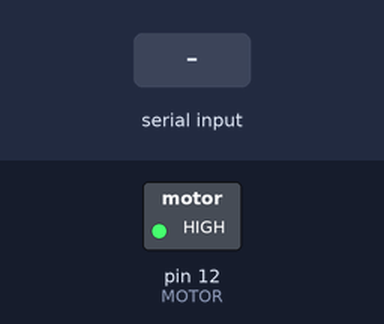
The sketch below on a simulated Arduino Uno, built with avr-gcc and run on an emulated ATmega328P. On the bench: switched loads named in the sketch (green lamp = pin HIGH). The test bench sets the inputs (shaded band). The modem accepts every AT command (registered, SIM ready, sends succeed) and sends nothing else.

Above: at 3.7 s.
3.8 s: "67563898" received over the second serial link
At 6.0 s:
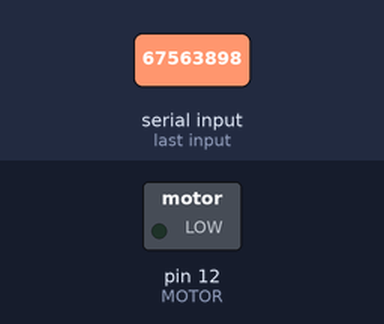
6.3 s: "71417212" received over the second serial link
At 8.0 s:
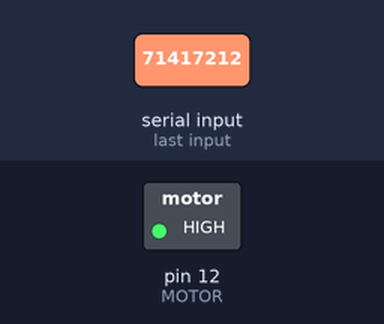
8.8 s: "71309733" received over the second serial link
At 11.1 s:
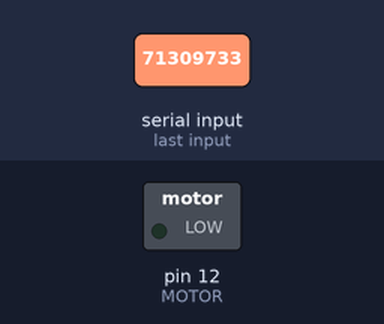
Timing chart, 0 to 12.6 s (numbered marks = the images above; inputs shaded):
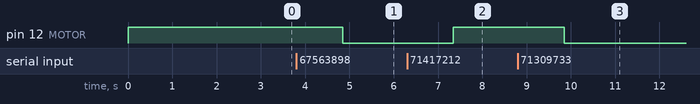

The sketch:

RECEPTOR_SIM800.ino
```cpp
#include <SoftwareSerial.h>

//Create software serial object to communicate with SIM800L
SoftwareSerial SIM(3, 2); //SIM800L Tx & Rx is connected to Arduino #3 & #2

#define MOTOR 12

String dato;

void setup()
{
  pinMode(MOTOR,OUTPUT);
  digitalWrite(MOTOR,HIGH);
  //Begin serial communication with Arduino and Arduino IDE (Serial Monitor)
  Serial.begin(9600);

  //Begin serial communication with Arduino and SIM800L
  SIM.begin(9600);

  //Serial.println("Initializing...");
  delay(1000);
  SIM.println("AT");
  delay(500);
  SIM.println("AT");
  delay(500);
  SIM.print("AT+CLIP=1\r\n"); //Enable Caller ID
  delay(500);
  digitalWrite(A3,HIGH);
}

void loop()
{
  //updateSerial();
  if(SIM.available()>0)
    { dato=SIM.readString();
      delay(50);
  if(dato.indexOf("67563898") > -1 || dato.indexOf("71417212") > -1|| dato.indexOf("71309733") > -1 )//PREGUNTAR si aparece NUMERO"llamada"
  {
    //Serial.println("LLAMADA RECIBIDA");
    if(digitalRead(MOTOR)==HIGH)
      {digitalWrite(MOTOR,LOW);delay(100);}
    else
      {digitalWrite(MOTOR,HIGH);delay(100);}
    delay(100);
    SIM.println("ATH");
    delay(100);
    //SIM.println("ATH");
    //delay(100);
  }
  dato="";
    }
}

void updateSerial()
{
  delay(500);
  while (Serial.available())
  {
    SIM.write(Serial.read());//Forward what Serial received to Software Serial Port
  }
  while(SIM.available())
  {
    Serial.write(SIM.read());//Forward what Software Serial received to Serial Port
  }
}
```

Measured:
- after the input at 3.8 s, pin 12 (MOTOR): HIGH → LOW after 1.1 s
- after the input at 6.3 s, pin 12 (MOTOR): LOW → HIGH after 1.0 s
- after the input at 8.8 s, pin 12 (MOTOR): HIGH → LOW after 1.1 s
